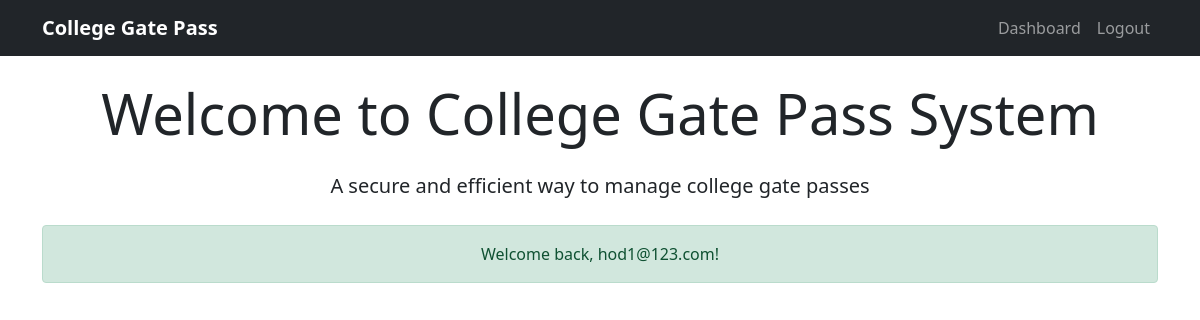
/ (signed in), run on an earlier commit of the app's database.
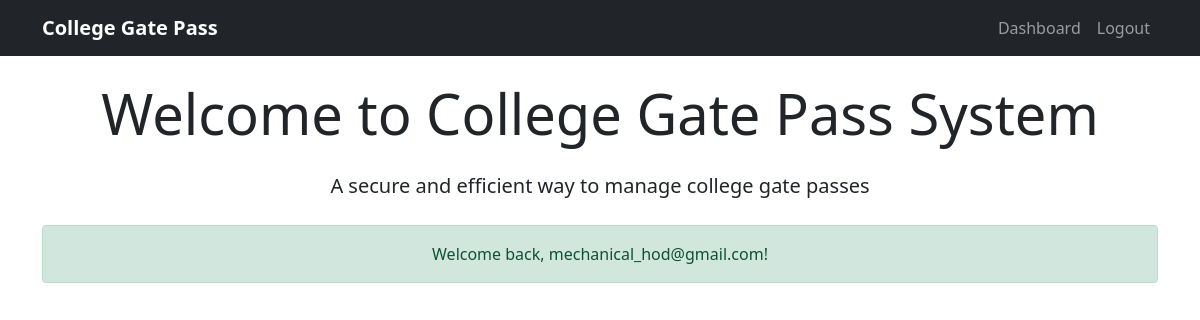
And on a later commit of the database.
### app.py (models this page shows, shortened)
class User(UserMixin, db.Model):
    id = db.Column(db.Integer, primary_key=True)
    email = db.Column(db.String(120), unique=True, nullable=False)
    password_hash = db.Column(db.String(128))
    name = db.Column(db.String(100))
    role = db.Column(db.String(20), nullable=False)
    department = db.Column(db.String(50))
    roll_number = db.Column(db.String(20))
    photo_path = db.Column(db.String(200))
    is_verified = db.Column(db.Boolean, default=False)

### app.py (the view)
@app.route('/')
def index():
    return render_template('index.html')

### app.py (called while the page is built)
@login_manager.user_loader
def load_user(user_id):
    return User.query.get(int(user_id))

### templates/index.html
{% extends "base.html" %}
{% block content %}
<div class="text-center">
    <h1 class="display-4 mb-4">Welcome to College Gate Pass System</h1>
    <p class="lead mb-4">A secure and efficient way to manage college gate passes</p>
    {% if not current_user.is_authenticated %}
        <div class="row justify-content-center">
            <div class="col-md-8">
                <div class="card">
                    <div class="card-body">
                        <h5 class="card-title">Get Started</h5>
                        <p class="card-text">Choose your role to sign up:</p>
                        <div class="d-grid gap-2">
                            <a href="{{ url_for('student_signup') }}" class="btn btn-primary">
                                <i class="bi bi-person-plus"></i> Student Sign Up
                            </a>
                            <a href="{{ url_for('hod_signup') }}" class="btn btn-success">
                                <i class="bi bi-person-badge"></i> HOD Sign Up
                            </a>
                            <a href="{{ url_for('security_signup') }}" class="btn btn-info">
                                <i class="bi bi-shield-check"></i> Security Staff Sign Up
                            </a>
                        </div>
                    </div>
                </div>
            </div>
        </div>
    {% else %}
        <div class="alert alert-success">
            Welcome back, {{ current_user.name if current_user.name else current_user.email }}!
        </div>
    {% endif %}
</div>
{% endblock %}

What changed in the data, as far as the page shows it:
changed User: name+email "hod1@123.com" → "mechanical_hod@gmail.com"
